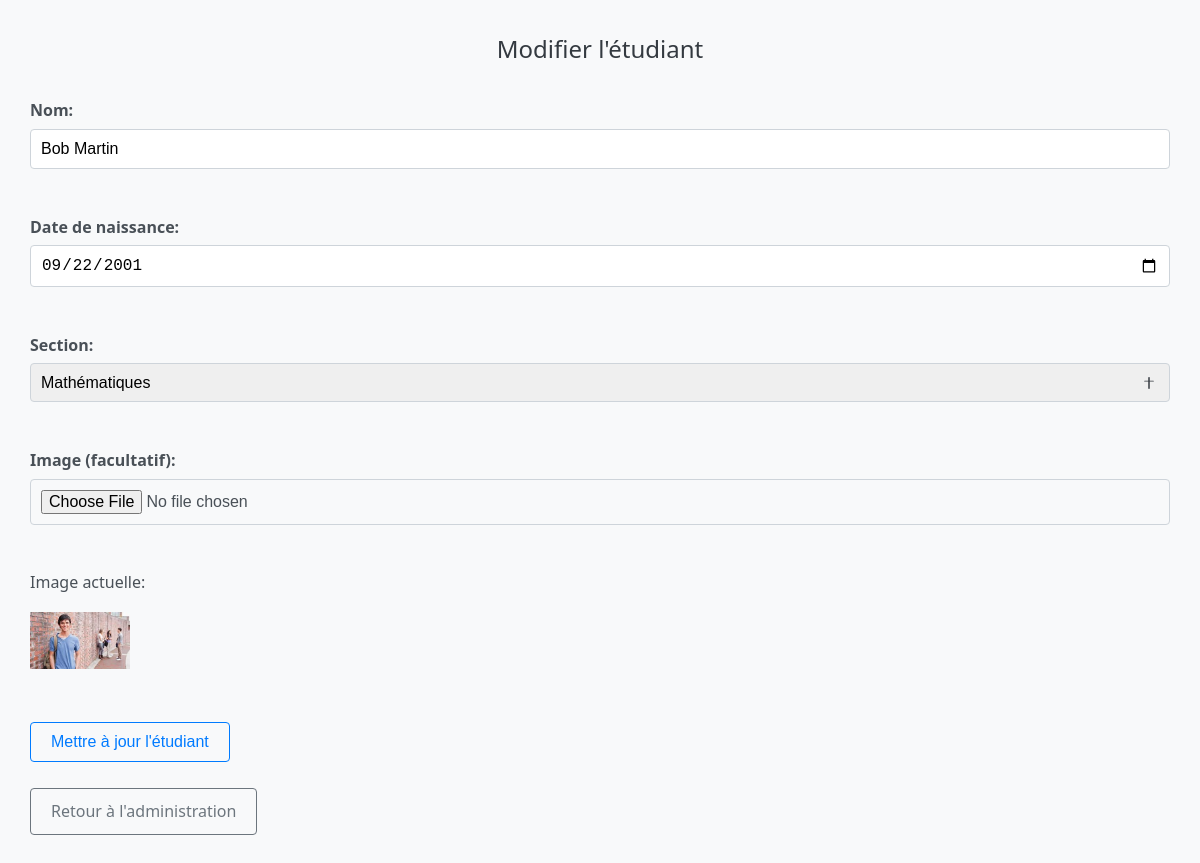
The app's page /edit_student.php?id=2 (signed in) with its own data.
### tables this page shows
CREATE TABLE etudiant (
    id INT AUTO_INCREMENT PRIMARY KEY,
    name VARCHAR(100) NOT NULL,
    birthday DATE NOT NULL,
    image VARCHAR(255),  
    section VARCHAR(100) NOT NULL
);

CREATE TABLE section (
    id INT AUTO_INCREMENT PRIMARY KEY,
    designation VARCHAR(100) NOT NULL,
    description TEXT
);

### studentclass.php (called while the page is built, shortened)
<?php
class Student
{
    private $conn;
    public function __construct($db)
    {
        $this->conn = $db;
    }
    public function getStudentById($id)
    {
        $query = "SELECT * FROM etudiant WHERE id = :id";
        $stmt = $this->conn->prepare($query);
        $stmt->bindParam(':id', $id, PDO::PARAM_INT);
        $stmt->execute();
        return $stmt->fetch(PDO::FETCH_ASSOC);
    }
}
?>

### sectionclass.php (called while the page is built, shortened)
<?php
class Section
{
    private $conn;
    public function __construct($db)
    {
        $this->conn = $db;
    }
    public function getAllSections()
    {
        $query = "SELECT * FROM section";
        $stmt = $this->conn->prepare($query);
        $stmt->execute();
        return $stmt->fetchAll(PDO::FETCH_ASSOC);
    }
}
?>

### edit_student.php (the view, shortened to what this page needs)
<?php
include('db.php');
include('studentclass.php');
include('sectionclass.php');
$studentId = $_GET['id'];
$studentObj = new Student($conn);
$student = $studentObj->getStudentById($studentId);
$sectionObj = new Section($conn);
$sections = $sectionObj->getAllSections();
?>
<!DOCTYPE html>
<html lang="fr">
<head>
</head>
<body>
    <h2>Modifier l'étudiant</h2>
    <form action="edit_student.php?id=<?= $studentId ?>" method="POST" enctype="multipart/form-data">
        <div class="form-group">
            <label for="name">Nom:</label>
            <input type="text" id="name" name="name" value="<?= htmlspecialchars($student['name']) ?>" required><br><br>
        </div>
        <div class="form-group">
            <label for="birthday">Date de naissance:</label>
            <input type="date" id="birthday" name="birthday" value="<?= htmlspecialchars($student['birthday']) ?>" required><br><br>
        </div>
        <div class="form-group">
            <label for="section">Section:</label>
            <select id="section" name="section" required>
                <?php foreach ($sections as $section): ?>
                    <option value="<?= htmlspecialchars($section['designation']) ?>" <?= $section['designation'] == $student['section'] ? 'selected' : '' ?>>
                        <?= htmlspecialchars($section['designation']) ?>
                    </option>
                <?php endforeach; ?>
            </select><br><br>
        </div>
        <div class="form-group">
            <label for="image">Image (facultatif):</label>
            <input type="file" id="image" name="image"><br><br>
        </div>
        <div class="form-group">
            <?php if ($student['image']): ?>
                <p>Image actuelle:</p>
                <img src="<?= htmlspecialchars($student['image']) ?>" width="100" alt="Current Image"><br><br>
            <?php endif; ?>
        </div>
        <button type="submit" class="btn btn-primary">Mettre à jour l'étudiant</button>
    </form>
    <br>
    <div class="mt-3">
        <a href="admin_dash.php" class="btn btn-secondary">Retour à l'administration</a>
    </div>
</body>
</html>

### edit_student.php (style rules this page uses)
body { font-family: 'Segoe UI', Tahoma, Geneva, Verdana, sans-serif; margin: 30px; background-color: #f8f9fa; color: #495057; line-height: 1.6; }
h2 { color: #343a40; text-align: center; margin-bottom: 30px; font-weight: 500; }
.form-group { margin-bottom: 20px; }
label { display: block; margin-bottom: 5px; font-weight: bold; color: #495057; }
input[type="text"], input[type="date"], input[type="file"], select { width: 100%; padding: 10px; border: 1px solid #ced4da; border-radius: 4px; box-sizing: border-box; font-size: 1rem; }
select { appearance: none; background-repeat: no-repeat; background-position: right 0.75rem center; background-size: 16px 12px; }
.btn { display: inline-block; padding: 10px 20px; border: 1px solid #007bff; border-radius: 4px; text-decoration: none; color: #007bff; background-color: transparent; transition: background-color 0.2s ease, color 0.2s ease; font-size: 1rem; cursor: pointer; }
.btn-secondary { border-color: #6c757d; color: #6c757d; }

### records on screen
etudiant: name "Bob Martin", birthday "09/22/2001", section "Mathématiques", image (picture)
